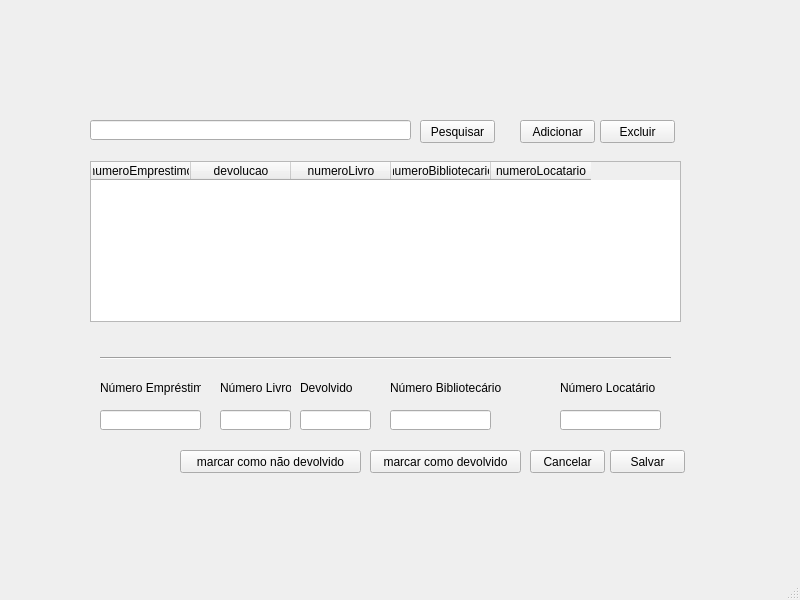
<?xml version="1.0" encoding="UTF-8"?>
<ui version="4.0">
 <class>mainWindow</class>
 <widget class="QMainWindow" name="mainWindow">
  <property name="geometry">
   <rect>
    <x>0</x>
    <y>0</y>
    <width>800</width>
    <height>600</height>
   </rect>
  </property>
  <property name="windowTitle">
   <string>MainWindow</string>
  </property>
  <widget class="QWidget" name="centralwidget">
   <widget class="QTableWidget" name="tableEmprestimo">
    <property name="geometry">
     <rect>
      <x>90</x>
      <y>161</y>
      <width>591</width>
      <height>161</height>
     </rect>
    </property>
    <column>
     <property name="text">
      <string>numeroEmprestimo</string>
     </property>
     <property name="textAlignment">
      <set>AlignCenter</set>
     </property>
    </column>
    <column>
     <property name="text">
      <string>devolucao</string>
     </property>
    </column>
    <column>
     <property name="text">
      <string>numeroLivro</string>
     </property>
    </column>
    <column>
     <property name="text">
      <string>numeroBibliotecario</string>
     </property>
    </column>
    <column>
     <property name="text">
      <string>numeroLocatario</string>
     </property>
    </column>
   </widget>
   <widget class="QLineEdit" name="textNumeroEmprestimo">
    <property name="geometry">
     <rect>
      <x>100</x>
      <y>410</y>
      <width>101</width>
      <height>20</height>
     </rect>
    </property>
   </widget>
   <widget class="QPushButton" name="buttonCancelar">
    <property name="geometry">
     <rect>
      <x>530</x>
      <y>450</y>
      <width>75</width>
      <height>23</height>
     </rect>
    </property>
    <property name="text">
     <string>Cancelar</string>
    </property>
   </widget>
   <widget class="QPushButton" name="buttonPesquisar">
    <property name="geometry">
     <rect>
      <x>420</x>
      <y>120</y>
      <width>75</width>
      <height>23</height>
     </rect>
    </property>
    <property name="text">
     <string>Pesquisar</string>
    </property>
   </widget>
   <widget class="Line" name="line">
    <property name="geometry">
     <rect>
      <x>100</x>
      <y>350</y>
      <width>571</width>
      <height>16</height>
     </rect>
    </property>
    <property name="orientation">
     <enum>Qt::Horizontal</enum>
    </property>
   </widget>
   <widget class="QPushButton" name="buttonSalvar">
    <property name="geometry">
     <rect>
      <x>610</x>
      <y>450</y>
      <width>75</width>
      <height>23</height>
     </rect>
    </property>
    <property name="text">
     <string>Salvar</string>
    </property>
   </widget>
   <widget class="QPushButton" name="buttonExcluir">
    <property name="geometry">
     <rect>
      <x>600</x>
      <y>120</y>
      <width>75</width>
      <height>23</height>
     </rect>
    </property>
    <property name="text">
     <string>Excluir</string>
    </property>
   </widget>
   <widget class="QLineEdit" name="textPesquisar">
    <property name="geometry">
     <rect>
      <x>90</x>
      <y>120</y>
      <width>321</width>
      <height>20</height>
     </rect>
    </property>
   </widget>
   <widget class="QLabel" name="labelNumeroEmprestimo">
    <property name="geometry">
     <rect>
      <x>100</x>
      <y>380</y>
      <width>101</width>
      <height>16</height>
     </rect>
    </property>
    <property name="text">
     <string>Número Empréstimo</string>
    </property>
   </widget>
   <widget class="QPushButton" name="buttonAdicionar">
    <property name="geometry">
     <rect>
      <x>520</x>
      <y>120</y>
      <width>75</width>
      <height>23</height>
     </rect>
    </property>
    <property name="text">
     <string>Adicionar</string>
    </property>
   </widget>
   <widget class="QLabel" name="labelNumeroLivro">
    <property name="geometry">
     <rect>
      <x>220</x>
      <y>380</y>
      <width>71</width>
      <height>16</height>
     </rect>
    </property>
    <property name="text">
     <string>Número Livro</string>
    </property>
   </widget>
   <widget class="QLineEdit" name="textNumeroLivro">
    <property name="geometry">
     <rect>
      <x>220</x>
      <y>410</y>
      <width>71</width>
      <height>20</height>
     </rect>
    </property>
   </widget>
   <widget class="QLineEdit" name="textLocatario">
    <property name="geometry">
     <rect>
      <x>560</x>
      <y>410</y>
      <width>101</width>
      <height>20</height>
     </rect>
    </property>
   </widget>
   <widget class="QLineEdit" name="textNumeroBibliotecaria">
    <property name="geometry">
     <rect>
      <x>390</x>
      <y>410</y>
      <width>101</width>
      <height>20</height>
     </rect>
    </property>
   </widget>
   <widget class="QLabel" name="labelNumeroBibliotecaria">
    <property name="geometry">
     <rect>
      <x>390</x>
      <y>380</y>
      <width>111</width>
      <height>16</height>
     </rect>
    </property>
    <property name="text">
     <string>Número Bibliotecário</string>
    </property>
   </widget>
   <widget class="QLabel" name="labelLocatario">
    <property name="geometry">
     <rect>
      <x>560</x>
      <y>380</y>
      <width>101</width>
      <height>16</height>
     </rect>
    </property>
    <property name="text">
     <string>Número Locatário</string>
    </property>
   </widget>
   <widget class="QPushButton" name="buttonDevolucao">
    <property name="geometry">
     <rect>
      <x>370</x>
      <y>450</y>
      <width>151</width>
      <height>23</height>
     </rect>
    </property>
    <property name="text">
     <string>marcar como devolvido</string>
    </property>
   </widget>
   <widget class="QPushButton" name="buttonDevolucaoNao">
    <property name="geometry">
     <rect>
      <x>180</x>
      <y>450</y>
      <width>181</width>
      <height>23</height>
     </rect>
    </property>
    <property name="text">
     <string>marcar como não devolvido</string>
    </property>
   </widget>
   <widget class="QLineEdit" name="textDevolvido">
    <property name="geometry">
     <rect>
      <x>300</x>
      <y>410</y>
      <width>71</width>
      <height>20</height>
     </rect>
    </property>
   </widget>
   <widget class="QLabel" name="labelNumeroLivro_2">
    <property name="geometry">
     <rect>
      <x>300</x>
      <y>380</y>
      <width>71</width>
      <height>16</height>
     </rect>
    </property>
    <property name="text">
     <string>Devolvido</string>
    </property>
   </widget>
  </widget>
  <widget class="QStatusBar" name="statusbar"/>
 </widget>
 <resources/>
 <connections/>
</ui>
